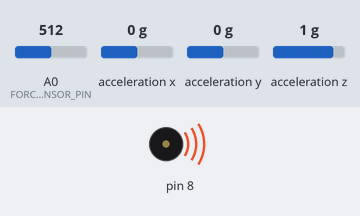
Simulated run of this sketch. Board: Arduino Uno, built with avr-gcc and run on an emulated ATmega328P. On the bench: buzzer (waves = sounding). Wiring (inferred from the names in the program): MMA8452 accelerometer at I2C address 0x1D. Inputs (shaded band) come from the test bench; at power-on: A0 (FORCE_SENSOR_PIN) = 512, acceleration x 0 g, acceleration y 0 g, acceleration z 1 g. What the sketch prints to the serial monitor is not drawn.

Above: at 1.2 s.
1.3 s: A0 (FORCE_SENSOR_PIN) set to 690
4.3 s: A0 (FORCE_SENSOR_PIN) set to 707
Timing chart, 0 to 7.3 s (numbered marks = the images above; inputs shaded):
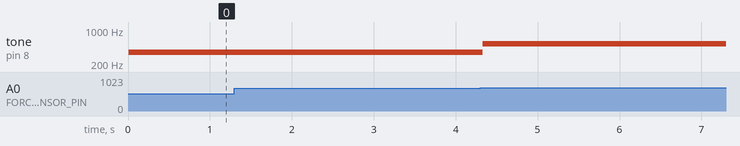

Measured:
- after the input at 1.3 s, every drawn part: stays the same
- after the input at 4.3 s, tone on pin 8: 349 Hz → 523 Hz at once

The sketch:

Music_Instrument.ino
```cpp
//This file initializes the variables which assign frequenceis to different notes
#include "pitches.h"

//Wire library for I2C
#include <Wire.h>

//File for Spark Fun MMA8452Q sensor
#include "SFE_MMA8452Q.h"
void printOrientation();

// Begin using the library by creating an instance of the MMA8452Q
//  class. We'll call it "accel". That's what we'll reference from
//  here on out.
MMA8452Q accel;


#define FORCE_SENSOR_PIN A0

// mode controls the note that is to be played
int mode = 1;


//int noteDuration = 250;


// List of notes, the index value is maintained by 'mode' variable
int melody[] = {
  NOTE_C4, NOTE_D4, NOTE_E4, NOTE_F4, NOTE_G4, NOTE_A4, NOTE_B4, NOTE_C5
  };

void setup()
{
  Serial.begin(9600);

  //Initializes the acceleration functionality
  accel.init();
}

void loop()
{
  // First, use accel.read() to read the new variables:
  accel.read();
  printOrientation();

  // When instrument is flat, no note is played
  if (mode == 0)
  {
    return;     //Restarts the loop() function. [works like continue for a while or for loop]
  }

  // Takes reading from the force sensor and changes the mode of the instrument
  int analogReading = analogRead(FORCE_SENSOR_PIN);

  // Adding more divisions to the pressure level would allow freedom to add more sets of notes based on the pressure sensitivity
  if (analogReading < 700) // from 500 to 799
    {
      Serial.print("No presure - first 4 notes :") ;
    }
  else
    {
      Serial.print("Presure - next 4 notes :") ;
      mode = mode + 4;    // Plays the next 4 notes in the same order.
    }

  tone(8, melody[mode-1], 250); //Plays tone on pin8, at frequency melody[mode-1] for 250ms

  Serial.println(melody[mode-1]);   //Prints the frequency that is to be played
}


// function, which reads the portrait/landscape status of the sensor.
void printOrientation()
{
  // accel.readPL() will return a byte containing information about the orientation of the sensor.
  // The different orientations are PORTRAIT_U, PORTRAIT_D, LANDSCAPE_R, LANDSCAPE_L, or LOCKOUT.
  byte pl = accel.readPL();

  switch (pl)
  {
    case PORTRAIT_U:
      Serial.print("Portrait Up ");
      mode = 4;
      break;
    case PORTRAIT_D:
      Serial.print("Portrait Down ");
      mode = 2;
      break;
    case LANDSCAPE_R:
      Serial.print("Landscape Right ");
      mode = 1;
      break;
    case LANDSCAPE_L:
      Serial.print("Landscape Left ");
      mode = 3;
      break;
    case LOCKOUT:
      Serial.print("Flat ");
      mode = 0;
      break;
  }
}
```

SFE_MMA8452Q.cpp
```cpp
// (licence header left out)
#include "SFE_MMA8452Q.h"
#include <Arduino.h>
#include <Wire.h>

// CONSTRUCTUR
//   This function, called when you initialize the class will simply write the
//   supplied address into a private variable for future use.
//   The variable addr should be either 0x1C or 0x1D, depending on which voltage
//   the SA0 pin is tied to (GND or 3.3V respectively).
MMA8452Q::MMA8452Q(byte addr)
{
	address = addr; // Store address into private variable
}

// INITIALIZATION
//	This function initializes the MMA8452Q. It sets up the scale (either 2, 4,
//	or 8g), output data rate, portrait/landscape detection and tap detection.
//	It also checks the WHO_AM_I register to make sure we can communicate with
//	the sensor. Returns a 0 if communication failed, 1 if successful.
byte MMA8452Q::init(MMA8452Q_Scale fsr, MMA8452Q_ODR odr)
{
	scale = fsr; // Haul fsr into our class variable, scale

	Wire.begin(); // Initialize I2C

	byte c = readRegister(WHO_AM_I);  // Read WHO_AM_I register

	if (c != 0x2A) // WHO_AM_I should always be 0x2A
	{
		return 0;
	}

	standby();  // Must be in standby to change registers

	setScale(scale);  // Set up accelerometer scale
	setODR(odr);  // Set up output data rate
	setupPL();  // Set up portrait/landscape detection
	// Multiply parameter by 0.0625g to calculate threshold.
	setupTap(0x80, 0x80, 0x08); // Disable x, y, set z to 0.5g

	active();  // Set to active to start reading

	return 1;
}

// READ ACCELERATION DATA
//  This function will read the acceleration values from the MMA8452Q. After
//	reading, it will update two triplets of variables:
//		* int's x, y, and z will store the signed 12-bit values read out
//		  of the acceleromter.
//		* floats cx, cy, and cz will store the calculated acceleration from
//		  those 12-bit values. These variables are in units of g's.
void MMA8452Q::read()
{
	byte rawData[6];  // x/y/z accel register data stored here

	readRegisters(OUT_X_MSB, rawData, 6);  // Read the six raw data registers into data array

	x = (rawData[0]<<8 | rawData[1]) >> 4;
	y = (rawData[2]<<8 | rawData[3]) >> 4;
	z = (rawData[4]<<8 | rawData[5]) >> 4;
	cx = (float) x / (float)(1<<11) * (float)(scale);
	cy = (float) y / (float)(1<<11) * (float)(scale);
	cz = (float) z / (float)(1<<11) * (float)(scale);
}

// CHECK IF NEW DATA IS AVAILABLE
//	This function checks the status of the MMA8452Q to see if new data is availble.
//	returns 0 if no new data is present, or a 1 if new data is available.
byte MMA8452Q::available()
{
	return (readRegister(STATUS) & 0x08) >> 3;
}

// SET FULL-SCALE RANGE
//	This function sets the full-scale range of the x, y, and z axis accelerometers.
//	Possible values for the fsr variable are SCALE_2G, SCALE_4G, or SCALE_8G.
void MMA8452Q::setScale(MMA8452Q_Scale fsr)
{
	// Must be in standby mode to make changes!!!
	byte cfg = readRegister(XYZ_DATA_CFG);
	cfg &= 0xFC; // Mask out scale bits
	cfg |= (fsr >> 2);  // Neat trick, see page 22. 00 = 2G, 01 = 4A, 10 = 8G
	writeRegister(XYZ_DATA_CFG, cfg);
}

// SET THE OUTPUT DATA RATE
//	This function sets the output data rate of the MMA8452Q.
//	Possible values for the odr parameter are: ODR_800, ODR_400, ODR_200,
//	ODR_100, ODR_50, ODR_12, ODR_6, or ODR_1
void MMA8452Q::setODR(MMA8452Q_ODR odr)
{
	// Must be in standby mode to make changes!!!
	byte ctrl = readRegister(CTRL_REG1);
	ctrl &= 0xCF; // Mask out data rate bits
	ctrl |= (odr << 3);
	writeRegister(CTRL_REG1, ctrl);
}

// SET UP TAP DETECTION
//	This function can set up tap detection on the x, y, and/or z axes.
//	The xThs, yThs, and zThs parameters serve two functions:
//		1. Enable tap detection on an axis. If the 7th bit is SET (0x80)
//			tap detection on that axis will be DISABLED.
//		2. Set tap g's threshold. The lower 7 bits will set the tap threshold
//			on that axis.
void MMA8452Q::setupTap(byte xThs, byte yThs, byte zThs)
{
	// Set up single and double tap - 5 steps:
	// for more info check out this app note:
	// http://cache.freescale.com/files/sensors/doc/app_note/AN4072.pdf
	// Set the threshold - minimum required acceleration to cause a tap.
	byte temp = 0;
	if (!(xThs & 0x80)) // If top bit ISN'T set
	{
		temp |= 0x3; // Enable taps on x
		writeRegister(PULSE_THSX, xThs);  // x thresh
	}
	if (!(yThs & 0x80))
	{
		temp |= 0xC; // Enable taps on y
		writeRegister(PULSE_THSY, yThs);  // y thresh
	}
	if (!(zThs & 0x80))
	{
		temp |= 0x30; // Enable taps on z
		writeRegister(PULSE_THSZ, zThs);  // z thresh
	}
	// Set up single and/or double tap detection on each axis individually.
	writeRegister(PULSE_CFG, temp | 0x40);
	// Set the time limit - the maximum time that a tap can be above the thresh
	writeRegister(PULSE_TMLT, 0x30);  // 30ms time limit at 800Hz odr
	// Set the pulse latency - the minimum required time between pulses
	writeRegister(PULSE_LTCY, 0xA0);  // 200ms (at 800Hz odr) between taps min
	// Set the second pulse window - maximum allowed time between end of
	//	latency and start of second pulse
	writeRegister(PULSE_WIND, 0xFF);  // 5. 318ms (max value) between taps max
}

// READ TAP STATUS
//	This function returns any taps read by the MMA8452Q. If the function
//	returns no new taps were detected. Otherwise the function will return the
//	lower 7 bits of the PULSE_SRC register.
byte MMA8452Q::readTap()
{
	byte tapStat = readRegister(PULSE_SRC);
	if (tapStat & 0x80) // Read EA bit to check if a interrupt was generated
	{
		return tapStat & 0x7F;
	}
	else
		return 0;
}

// SET UP PORTRAIT/LANDSCAPE DETECTION
//	This function sets up portrait and landscape detection.
void MMA8452Q::setupPL()
{
	// Must be in standby mode to make changes!!!
	// For more info check out this app note:
	//	http://cache.freescale.com/files/sensors/doc/app_note/AN4068.pdf
	// 1. Enable P/L
	writeRegister(PL_CFG, readRegister(PL_CFG) | 0x40); // Set PL_EN (enable)
	// 2. Set the debounce rate
	writeRegister(PL_COUNT, 0x50);  // Debounce counter at 100ms (at 800 hz)
}

// READ PORTRAIT/LANDSCAPE STATUS
//	This function reads the portrait/landscape status register of the MMA8452Q.
//	It will return either PORTRAIT_U, PORTRAIT_D, LANDSCAPE_R, LANDSCAPE_L,
//	or LOCKOUT. LOCKOUT indicates that the sensor is in neither p or ls.
byte MMA8452Q::readPL()
{
	byte plStat = readRegister(PL_STATUS);

	if (plStat & 0x40) // Z-tilt lockout
		return LOCKOUT;
	else // Otherwise return LAPO status
		return (plStat & 0x6) >> 1;
}

// SET STANDBY MODE
//	Sets the MMA8452 to standby mode. It must be in standby to change most register settings
void MMA8452Q::standby()
{
	byte c = readRegister(CTRL_REG1);
	writeRegister(CTRL_REG1, c & ~(0x01)); //Clear the active bit to go into standby
}

// SET ACTIVE MODE
//	Sets the MMA8452 to active mode. Needs to be in this mode to output data
void MMA8452Q::active()
{
	byte c = readRegister(CTRL_REG1);
	writeRegister(CTRL_REG1, c | 0x01); //Set the active bit to begin detection
}

// WRITE A SINGLE REGISTER
// 	Write a single byte of data to a register in the MMA8452Q.
void MMA8452Q::writeRegister(MMA8452Q_Register reg, byte data)
{
	writeRegisters(reg, &data, 1);
}

// WRITE MULTIPLE REGISTERS
//	Write an array of "len" bytes ("buffer"), starting at register "reg", and
//	auto-incrmenting to the next.
void MMA8452Q::writeRegisters(MMA8452Q_Register reg, byte *buffer, byte len)
{
	Wire.beginTransmission(address);
	Wire.write(reg);
	for (int x = 0; x < len; x++)
		Wire.write(buffer[x]);
	Wire.endTransmission(); //Stop transmitting
}

// READ A SINGLE REGISTER
//	Read a byte from the MMA8452Q register "reg".
byte MMA8452Q::readRegister(MMA8452Q_Register reg)
{
	Wire.beginTransmission(address);
	Wire.write(reg);
	Wire.endTransmission(false); //endTransmission but keep the connection active

	Wire.requestFrom(address, (byte) 1); //Ask for 1 byte, once done, bus is released by default

	while(!Wire.available()) ; //Wait for the data to come back

	return Wire.read(); //Return this one byte
}

// READ MULTIPLE REGISTERS
//	Read "len" bytes from the MMA8452Q, starting at register "reg". Bytes are stored
//	in "buffer" on exit.
void MMA8452Q::readRegisters(MMA8452Q_Register reg, byte *buffer, byte len)
{
	Wire.beginTransmission(address);
	Wire.write(reg);
	Wire.endTransmission(false); //endTransmission but keep the connection active

	Wire.requestFrom(address, len); //Ask for bytes, once done, bus is released by default

	while(Wire.available() < len); //Hang out until we get the # of bytes we expect

	for(int x = 0 ; x < len ; x++)
		buffer[x] = Wire.read();
}
```

SFE_MMA8452Q.h
```cpp
// (licence header left out)
#ifndef SFE_MMA8452Q_h
#define SFE_MMA8452Q_h

#include <Arduino.h>

///////////////////////////////////
// MMA8452Q Register Definitions //
///////////////////////////////////
enum MMA8452Q_Register {
  STATUS = 0x00,
  OUT_X_MSB = 0x01,
  OUT_X_LSB = 0x02,
  OUT_Y_MSB = 0x03,
  OUT_Y_LSB = 0x04,
  OUT_Z_MSB = 0x05,
  OUT_Z_LSB = 0x06,
  SYSMOD = 0x0B,
  INT_SOURCE = 0x0C,
  WHO_AM_I = 0x0D,
  XYZ_DATA_CFG = 0x0E,
  HP_FILTER_CUTOFF = 0x0F,
  PL_STATUS = 0x10,
  PL_CFG = 0x11,
  PL_COUNT = 0x12,
  PL_BF_ZCOMP = 0x13,
  P_L_THS_REG = 0x14,
  FF_MT_CFG = 0x15,
  FF_MT_SRC = 0x16,
  FF_MT_THS = 0x17,
  FF_MT_COUNT = 0x18,
  TRANSIENT_CFG = 0x1D,
  TRANSIENT_SRC = 0x1E,
  TRANSIENT_THS = 0x1F,
  TRANSIENT_COUNT = 0x20,
  PULSE_CFG = 0x21,
  PULSE_SRC = 0x22,
  PULSE_THSX = 0x23,
  PULSE_THSY = 0x24,
  PULSE_THSZ = 0x25,
  PULSE_TMLT = 0x26,
  PULSE_LTCY = 0x27,
  PULSE_WIND = 0x28,
  ASLP_COUNT = 0x29,
  CTRL_REG1 = 0x2A,
  CTRL_REG2 = 0x2B,
  CTRL_REG3 = 0x2C,
  CTRL_REG4 = 0x2D,
  CTRL_REG5 = 0x2E,
  OFF_X = 0x2F,
  OFF_Y = 0x30,
  OFF_Z = 0x31
};

////////////////////////////////
// MMA8452Q Misc Declarations //
////////////////////////////////
enum MMA8452Q_Scale {SCALE_2G = 2, SCALE_4G = 4, SCALE_8G = 8}; // Possible full-scale settings
enum MMA8452Q_ODR {ODR_800, ODR_400, ODR_200, ODR_100, ODR_50, ODR_12, ODR_6, ODR_1}; // possible data rates
// Possible portrait/landscape settings
#define PORTRAIT_U 0
#define PORTRAIT_D 1
#define LANDSCAPE_R 2
#define LANDSCAPE_L 3
#define LOCKOUT 0x40

////////////////////////////////
// MMA8452Q Class Declaration //
////////////////////////////////
class MMA8452Q
{
public:
    MMA8452Q(byte addr = 0x1D); // Constructor

  byte init(MMA8452Q_Scale fsr = SCALE_2G, MMA8452Q_ODR odr = ODR_800);
    void read();
  byte available();
  byte readTap();
  byte readPL();

    int x, y, z;
  float cx, cy, cz;
private:
  byte address;
  MMA8452Q_Scale scale;

  void standby();
  void active();
  void setupPL();
  void setupTap(byte xThs, byte yThs, byte zThs);
  void setScale(MMA8452Q_Scale fsr);
  void setODR(MMA8452Q_ODR odr);
  void writeRegister(MMA8452Q_Register reg, byte data);
    void writeRegisters(MMA8452Q_Register reg, byte *buffer, byte len);
  byte readRegister(MMA8452Q_Register reg);
    void readRegisters(MMA8452Q_Register reg, byte *buffer, byte len);
};

#endif
```

pitches.h
```cpp
#define NOTE_B0  31
#define NOTE_C1  33
#define NOTE_CS1 35
#define NOTE_D1  37
#define NOTE_DS1 39
#define NOTE_E1  41
#define NOTE_F1  44
#define NOTE_FS1 46
#define NOTE_G1  49
#define NOTE_GS1 52
#define NOTE_A1  55
#define NOTE_AS1 58
#define NOTE_B1  62
#define NOTE_C2  65
#define NOTE_CS2 69
#define NOTE_D2  73
#define NOTE_DS2 78
#define NOTE_E2  82
#define NOTE_F2  87
#define NOTE_FS2 93
#define NOTE_G2  98
#define NOTE_GS2 104
#define NOTE_A2  110
#define NOTE_AS2 117
#define NOTE_B2  123
#define NOTE_C3  131
#define NOTE_CS3 139
#define NOTE_D3  147
#define NOTE_DS3 156
#define NOTE_E3  165
#define NOTE_F3  175
#define NOTE_FS3 185
#define NOTE_G3  196
#define NOTE_GS3 208
#define NOTE_A3  220
#define NOTE_AS3 233
#define NOTE_B3  247
#define NOTE_C4  262
#define NOTE_CS4 277
#define NOTE_D4  294
#define NOTE_DS4 311
#define NOTE_E4  330
#define NOTE_F4  349
#define NOTE_FS4 370
#define NOTE_G4  392
#define NOTE_GS4 415
#define NOTE_A4  440
#define NOTE_AS4 466
#define NOTE_B4  494
#define NOTE_C5  523
#define NOTE_CS5 554
#define NOTE_D5  587
#define NOTE_DS5 622
#define NOTE_E5  659
#define NOTE_F5  698
#define NOTE_FS5 740
#define NOTE_G5  784
#define NOTE_GS5 831
#define NOTE_A5  880
#define NOTE_AS5 932
#define NOTE_B5  988
#define NOTE_C6  1047
#define NOTE_CS6 1109
#define NOTE_D6  1175
#define NOTE_DS6 1245
#define NOTE_E6  1319
#define NOTE_F6  1397
#define NOTE_FS6 1480
#define NOTE_G6  1568
#define NOTE_GS6 1661
#define NOTE_A6  1760
#define NOTE_AS6 1865
#define NOTE_B6  1976
#define NOTE_C7  2093
#define NOTE_CS7 2217
#define NOTE_D7  2349
#define NOTE_DS7 2489
#define NOTE_E7  2637
#define NOTE_F7  2794
#define NOTE_FS7 2960
#define NOTE_G7  3136
#define NOTE_GS7 3322
#define NOTE_A7  3520
#define NOTE_AS7 3729
#define NOTE_B7  3951
#define NOTE_C8  4186
#define NOTE_CS8 4435
#define NOTE_D8  4699
#define NOTE_DS8 4978
```
